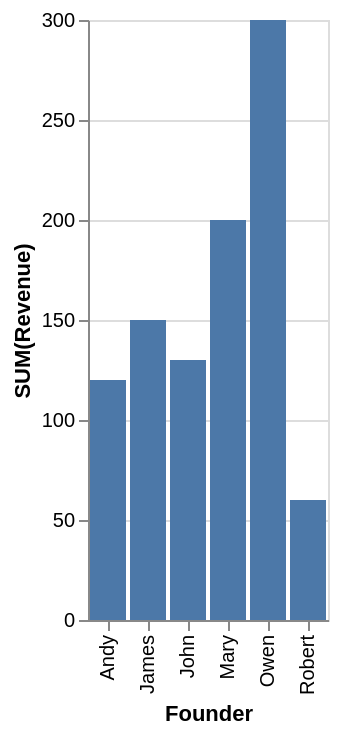

The specification (Vega-Lite) saved for this image:
### Vega-Lite specification from a JSON file in a GitHub repository (floating-point values rounded to 4 significant figures)
{"data": {"values": [{"x_data": "Andy", "y_data": 120}, {"x_data": "James", "y_data": 150}, {"x_data": "John", "y_data": 130}, {"x_data": "Mary", "y_data": 200}, {"x_data": "Owen", "y_data": 300}, {"x_data": "Robert", "y_data": 60}]}, "mark": "bar", "encoding": {"x": {"field": "x_data", "type": "nominal", "title": "Founder", "sort": "ascending"}, "y": {"field": "y_data", "type": "quantitative", "title": "SUM(Revenue)"}}}
